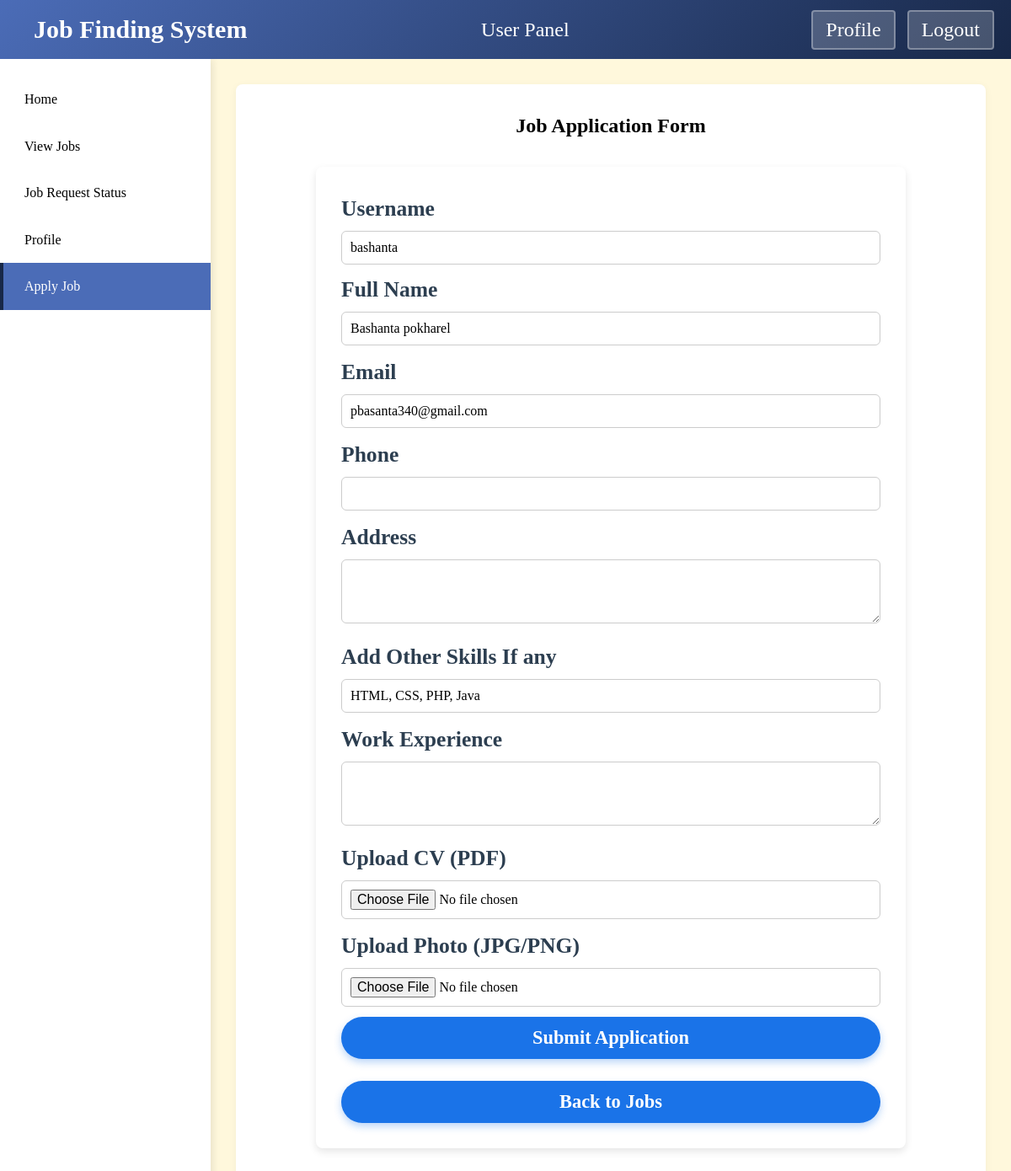
/jobfindingsystem/applyjob.php (signed in), run on the app's committed database.
### tables this page shows
CREATE TABLE `user` (
  `uid` int(11) NOT NULL,
  `fname` varchar(20) NOT NULL,
  `lname` varchar(20) NOT NULL,
  `username` varchar(20) NOT NULL,
  `password` varchar(60) NOT NULL,
  `email` varchar(60) NOT NULL,
  `qualification` varchar(50) NOT NULL,
  `skills` varchar(100) NOT NULL,
  `gender` varchar(10) NOT NULL,
  `datecreated` datetime NOT NULL
);

### jobfindingsystem/applyjob.php (the view, shortened to what this page needs)
<?php
include "database.php";
$username = $_SESSION['username'];
$fullname = $email = $phone = $address = $skills = $experiences = '';
$userSql = "SELECT fname, lname, email, skills FROM user WHERE username = '$username'";
$userRes = mysqli_query($con, $userSql);
if ($userRes && mysqli_num_rows($userRes) == 1 && !isset($_POST['apply'])) {
    $userRow = mysqli_fetch_assoc($userRes);
    $fullname = $userRow['fname'] . ' ' . $userRow['lname'];
    $email    = $userRow['email'];
    $skills   = $userRow['skills'];
}
?>
<!DOCTYPE html>
<html lang="en">
<head>
<link rel="stylesheet" href="style3.css">
</head>
<body>
<div class="header">
    <div class="headername">Job Finding System</div>
    <div style="text-align:center; font-size: 1.5em;">User Panel</div>
    <div class="loginbuttons">
        <button>Profile</button>
        <a href="logout.php" style="color: white; text-decoration: none;">
            <button>Logout</button>
        </a>
    </div>
</div>
<div class="sidebar">
    <ul class="nav-links">
        <li><a href="userhomepage.php">Home</a></li>
        <li><a href="userviewjobs.php">View Jobs</a></li>
        <li><a href="userjobrequeststatus.php">Job Request Status</a></li>
        <li><a href="userprofile.php">Profile</a></li>
        <li><a href="applyjob.php" class="active">Apply Job</a></li>
    </ul>
</div>
<div class="main-content">
    <div class="content">
        <h2 style="text-align: center; margin-bottom: 20px;">Job Application Form</h2>
        <form method="post" enctype="multipart/form-data" class="login-form">
            <label class="form-label">Username</label>
            <input type="text" class="form-input" value="<?php echo ($username); ?>" readonly>
            <label class="form-label">Full Name</label>
            <input type="text" name="fullname" class="form-input" value="<?php echo ($fullname); ?>">
            <label class="form-label">Email</label>
            <input type="email" name="email" class="form-input" value="<?php echo ($email); ?>">
            <label class="form-label">Phone</label>
            <input type="text" name="phone" class="form-input" value="<?php echo ($phone); ?>">
            <label class="form-label">Address</label>
            <textarea name="address" class="form-input" rows="3"><?php echo ($address); ?></textarea>
            <label class="form-label">Add Other Skills If any</label>
            <input type="text" name="skills" class="form-input" value="<?php echo ($skills); ?>">
            <label class="form-label">Work Experience</label>
            <textarea name="experiences" class="form-input" rows="3"><?php echo ($experiences); ?></textarea>
            <label class="form-label">Upload CV (PDF)</label>
            <input type="file" name="cv" class="form-input" accept=".pdf">
            <label class="form-label">Upload Photo (JPG/PNG)</label>
            <input type="file" name="photo" class="form-input" accept="image/*">
            <button type="submit" name="apply" class="btn">Submit Application</button><br><br>
            <button type="button" class="btn" onclick="window.location.href='userviewjobs.php'">Back to Jobs</button>
        </form>
    </div>
</div>
</body>
</html>

### jobfindingsystem/style3.css (style rules this page uses)
* { margin: 0; padding: 0; box-sizing: border-box; font-family: "Times New Roman", Tahoma, Geneva, Verdana, sans-serif; }
body { background-color: cornsilk; color: black; line-height: 1.6; }
.header { background: linear-gradient(135deg, #4b6cb7 0%, #182848 100%); color: white; padding: 15px 20px; display: flex; justify-content: space-between; align-items: center; position: fixed; width: 100%; top: 0; z-index: 100; height: 70px; }
a { text-decoration: none; }
.login-form { width: 700px; height: auto; margin: 30px auto; padding: 30px; background: #fff; border-radius: 8px; box-shadow: 0 4px 10px rgba(0, 0, 0, 0.1); }
.form-label { display: block; font-weight: 600; margin-bottom: 5px; color: #2c3e50; font-size: 1.6rem; }
.form-input { width: 100%; padding: 10px; margin-bottom: 10px; font-size: 1rem; border: 1px solid #ccc; border-radius: 6px; transition: border-color 0.3s; }
.btn { display: inline-block; width: 100%; padding: 12px 30px; font-size: 1.4rem; font-weight: 600; border: none; border-radius: 30px; background-color: #1a73e8; color: white; text-decoration: none; cursor: pointer; transition: background 0.3s, transform 0.3s, box-shadow 0.3s; box-shadow: 0 4px 10px rgba(26, 115, 232, 0.3); }
.main-content { flex: 1; margin-left: 250px; margin-top: 70px; padding: 30px; }
.sidebar { width: 250px; background: white; box-shadow: 2px 0 10px rgba(0, 0, 0, 0.1); position: fixed; height: 100%; top: 70px; left: 0; overflow-y: auto; z-index: 90; }
.nav-links { list-style: none; padding: 20px 0; }
.nav-links li { position: relative; }
.nav-links a { display: block; color: black; text-decoration: none; padding: 15px 25px; font-weight: 500; transition: all 0.3s ease; border-left: 4px solid transparent; }
.nav-links a.active { background-color: #4b6cb7; color: white; border-left: 4px solid #182848; }
.content { background-color: white; border-radius: 8px; box-shadow: 0 2px 10px rgba(0, 0, 0, 0.05); min-height: 400px; padding: 30px; }
.headername { font-size: 30px; font-weight: bold; padding-left: 20px; }
.loginbuttons button { background-color: rgba(255, 255, 255, 0.2); border: 2px solid rgba(255, 255, 255, 0.3); color: white; padding: 8px 15px; border-radius: 4px; cursor: pointer; margin-left: 10px; transition: all 0.3s ease; font-size: x-large; }

### data on the page
user: fullname "Bashanta pokharel", email "pbasanta340@gmail.com", skills "HTML, CSS, PHP, Java"
